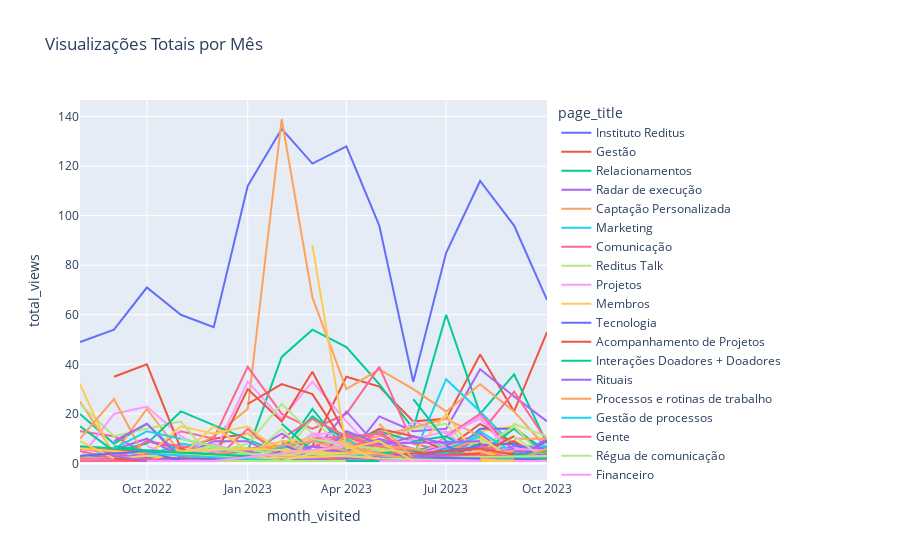

Notebook code cell kept with this figure:
### Code cell
# Reordering the legend based on the sum of 'total_views' for each 'page_title'
legend_order = df_monthly.query(f'month_visited >= "{date_to_filter}"').groupby('page_title')['total_views'].sum().sort_values(ascending=False).index.tolist()

# Creating the line plot with custom legend order based on 'total_views'
fig_total_monthly = px.line(df_monthly, x='month_visited', y='total_views', color='page_title', 
                            title='Visualizações Totais por Mês',
                            category_orders={"page_title": legend_order})

# Show the figure
fig_total_monthly.show()
